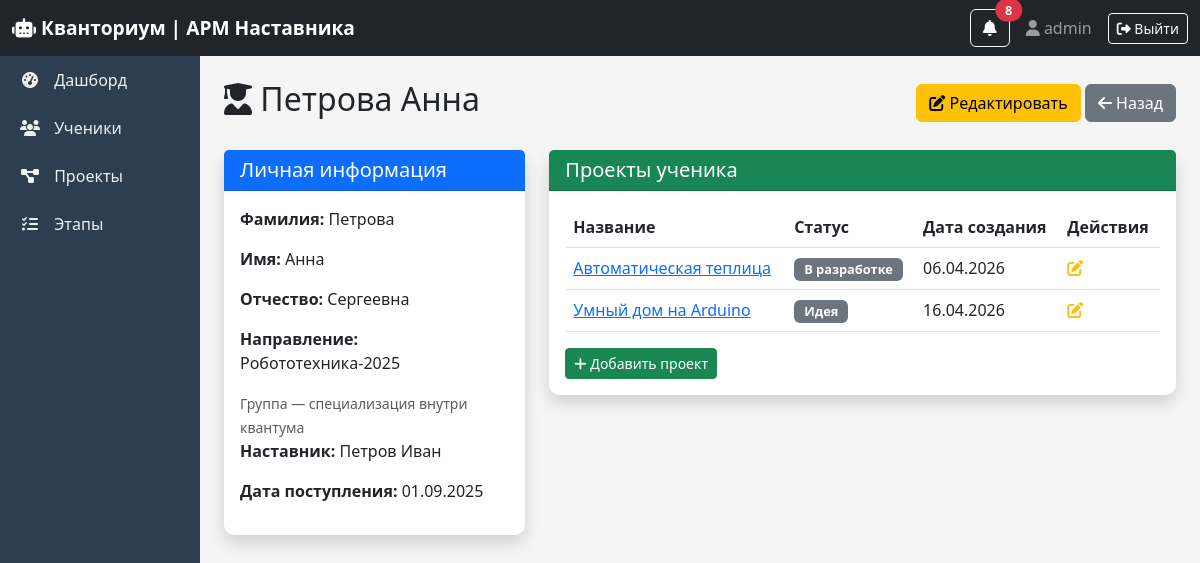
The app's page /students/2/ (signed in) with its own data.
### core/models.py (models this page shows, shortened)
class Student(models.Model):
    last_name = models.CharField(max_length=50, verbose_name="Фамилия")
    first_name = models.CharField(max_length=50, verbose_name="Имя")
    middle_name = models.CharField(max_length=50, blank=True, verbose_name="Отчество")
    group_name = models.CharField(max_length=50, verbose_name="Направление")  # группа
    mentor = models.ForeignKey(Mentor, on_delete=models.SET_NULL, null=True, verbose_name="Наставник")
    enrollment_date = models.DateField(verbose_name="Дата поступления")
    class Meta:
        verbose_name = "Обучающийся"
        verbose_name_plural = "Обучающиеся"

class Mentor(models.Model):
    user = models.OneToOneField(User, on_delete=models.CASCADE, verbose_name="Пользователь")
    department = models.CharField(max_length=100, verbose_name="Квантум")  # факультет
    phone = models.CharField(max_length=20, blank=True, verbose_name="Телефон")
    class Meta:
        verbose_name = "Наставник"
        verbose_name_plural = "Наставники"

class Project(models.Model):
    STATUS_CHOICES = [
        ('idea', 'Идея'),
        ('development', 'В разработке'),
        ('review', 'На проверке'),
        ('completed', 'Завершен'),
        ('defended', 'Защищен'),
    ]
    name = models.CharField(max_length=200, verbose_name="Название проекта")
    description = models.TextField(verbose_name="Описание")
    student = models.ForeignKey(Student, on_delete=models.CASCADE, verbose_name="Обучающийся")
    status = models.CharField(max_length=20, choices=STATUS_CHOICES, default='idea', verbose_name="Статус")
    created_at = models.DateTimeField(auto_now_add=True, verbose_name="Дата создания")
    updated_at = models.DateTimeField(auto_now=True, verbose_name="Дата обновления")
    class Meta:
        verbose_name = "Проект"
        verbose_name_plural = "Проекты"

### core/views.py (the view)
# urls.py: path('students/<int:pk>/', views.student_detail, name='student_detail'),
@login_required
def student_detail(request, pk):
    student = get_object_or_404(Student, pk=pk)
    projects = student.project_set.all()
    can_edit = user_can_edit(request)
    return render(request, 'core/student_detail.html', {'student': student, 'projects': projects, 'can_edit': can_edit})

### core/views.py (called while the page is built)
def get_user_mentor(request):
    if not request.user.is_authenticated:
        return None
    try:
        return request.user.mentor
    except:
        return None

def user_can_edit(request):
    if request.user.is_superuser:
        return True
    if request.user.username == 'metodist':
        return False
    return True

### core/templates/core/student_detail.html
{% extends 'core/base.html' %}
{% block content %}
<div class="d-flex justify-content-between align-items-center mb-4">
    <h2><i class="fas fa-user-graduate"></i> {{ student.last_name }} {{ student.first_name }}</h2>
    <div>
        <a href="{% url 'student_edit' student.id %}" class="btn btn-warning">
            <i class="fas fa-edit"></i> Редактировать
        </a>
        <a href="{% url 'student_list' %}" class="btn btn-secondary">
            <i class="fas fa-arrow-left"></i> Назад
        </a>
    </div>
</div>
<div class="row">
    <div class="col-md-4">
        <div class="card shadow mb-4">
            <div class="card-header bg-primary text-white">
                <h5 class="mb-0">Личная информация</h5>
            </div>
            <div class="card-body">
                <p><strong>Фамилия:</strong> {{ student.last_name }}</p>
                <p><strong>Имя:</strong> {{ student.first_name }}</p>
                <p><strong>Отчество:</strong> {{ student.middle_name|default:"—" }}</p>
                <p><strong>Направление:</strong> {{ student.group_name }}</p>
                <small class="text-muted">Группа — специализация внутри квантума</small>
                <p><strong>Наставник:</strong> {{ student.mentor.user.last_name }} {{ student.mentor.user.first_name }}</p>
                <p><strong>Дата поступления:</strong> {{ student.enrollment_date|date:"d.m.Y" }}</p>
            </div>
        </div>
    </div>
    <div class="col-md-8">
        <div class="card shadow">
            <div class="card-header bg-success text-white">
                <h5 class="mb-0">Проекты ученика</h5>
            </div>
            <div class="card-body">
                <table class="table table-hover">
                    <thead>
                        <tr><th>Название</th><th>Статус</th><th>Дата создания</th><th>Действия</th></tr>
                    </thead>
                    <tbody>
                        {% for project in projects %}
                        <tr>
                            <td><a href="{% url 'project_detail' project.id %}">{{ project.name }}</a></td>
                            <td><span class="badge bg-secondary">{{ project.get_status_display }}</span></td>
                            <td>{{ project.created_at|date:"d.m.Y" }}</td>
                            <td>
                                <a href="{% url 'project_edit' project.id %}" class="text-warning"><i class="fas fa-edit"></i></a>
                            </td>
                        </tr>
                        {% empty %}
                        <tr><td colspan="4" class="text-center">Нет проектов</td></tr>
                        {% endfor %}
                    </tbody>
                </table>
                <a href="{% url 'project_create' %}?student={{ student.id }}" class="btn btn-sm btn-success">
                    <i class="fas fa-plus"></i> Добавить проект
                </a>
            </div>
        </div>
    </div>
</div>
{% endblock %}

### core/templates/core/base.html (shortened to what this page needs)
<!DOCTYPE html>
<html lang="ru">
<head>
    <link href="https://cdn.jsdelivr.net/npm/bootstrap@5.3.0/dist/css/bootstrap.min.css" rel="stylesheet">
    <link rel="stylesheet" href="https://cdnjs.cloudflare.com/ajax/libs/font-awesome/6.4.0/css/all.min.css">
</head>
<body>
    <nav class="navbar navbar-dark bg-dark">
        <div class="container-fluid">
            <a class="navbar-brand" href="{% url 'dashboard' %}"><i class="fas fa-robot"></i> Кванториум | АРМ Наставника</a>
            <div class="d-flex align-items-center">
                <div class="dropdown me-3">
                    <button type="button" class="btn btn-outline-light position-relative" data-bs-toggle="dropdown">
                        <i class="fas fa-bell"></i>
                        {% if urgent_notifications_count > 0 %}
                        <span class="position-absolute top-0 start-100 translate-middle badge rounded-pill bg-danger animate-pulse">{{ urgent_notifications_count }}</span>
                        {% endif %}
                    </button>
                </div>
                <span class="navbar-text me-3"><i class="fas fa-user"></i> {{ user.first_name|default:user.username }}</span>
                <a href="{% url 'logout' %}" class="btn btn-outline-light btn-sm"><i class="fas fa-sign-out-alt"></i> Выйти</a>
            </div>
        </div>
    </nav>
    <div class="container-fluid">
        <div class="row">
            <div class="col-12 col-md-2 p-0 sidebar">
                <div class="nav flex-column flex-md-column flex-row flex-wrap">
                    <a class="nav-link" href="{% url 'dashboard' %}"><i class="fas fa-tachometer-alt"></i> Дашборд</a>
                    <a class="nav-link" href="{% url 'student_list' %}"><i class="fas fa-users"></i> Ученики</a>
                    <a class="nav-link" href="{% url 'project_list' %}"><i class="fas fa-project-diagram"></i> Проекты</a>
                    <a class="nav-link" href="{% url 'stage_list' %}"><i class="fas fa-tasks"></i> Этапы</a>
                </div>
            </div>
            <div class="col-12 col-md-10 p-4 main-content">{% block content %}{% endblock %}</div>
        </div>
    </div>
</body>
</html>

### core/templates/core/base.html (style rules this page uses)
* { margin: 0; padding: 0; box-sizing: border-box; }
body { background-color: #f5f5f5; font-family: 'Segoe UI', Tahoma, Geneva, Verdana, sans-serif; }
.navbar-brand { font-weight: bold; font-size: 1.2rem; }
.sidebar { min-height: calc(100vh - 56px); background-color: #2c3e50; transition: all 0.3s ease; }
.sidebar .nav-link { color: #ecf0f1; padding: 12px 20px; transition: all 0.3s ease; white-space: nowrap; }
.sidebar .nav-link i { margin-right: 10px; width: 20px; text-align: center; }
.main-content { min-height: calc(100vh - 56px); background-color: #f5f5f5; }
.table th { white-space: nowrap; }
.animate-pulse { animation: pulse 1.5s infinite; }
.card { border: none; border-radius: 10px; }
.card.shadow { box-shadow: 0 5px 15px rgba(0,0,0,0.08); }
.badge { font-size: 0.8rem; padding: 5px 10px; }

### records on screen
Student: last_name "Петрова", first_name "Анна", middle_name "Сергеевна", group_name "Робототехника-2025", mentor.user.last_name "Петров", mentor.user.first_name "Иван", enrollment_date "01.09.2025"
Project: name "Автоматическая теплица", status "В разработке", created_at "06.04.2026"
Project: name "Умный дом на Arduino", status "Идея", created_at "16.04.2026"

### other values on screen
{{ urgent_notifications_count }} "8"
{{ user.first_name|default:user.username }} "admin"
